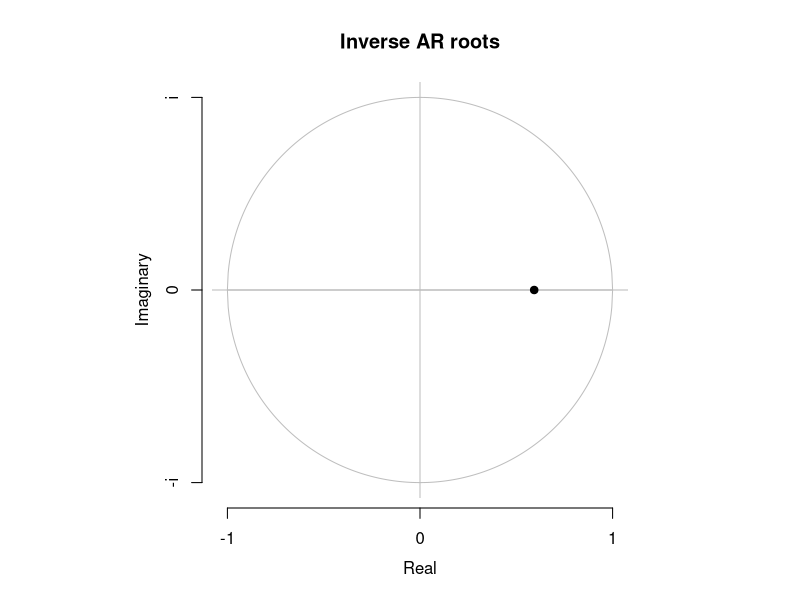
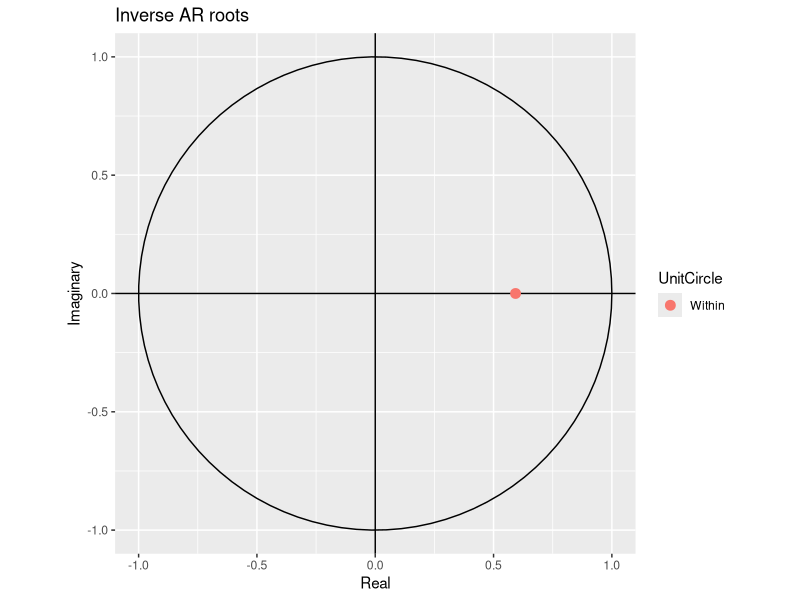
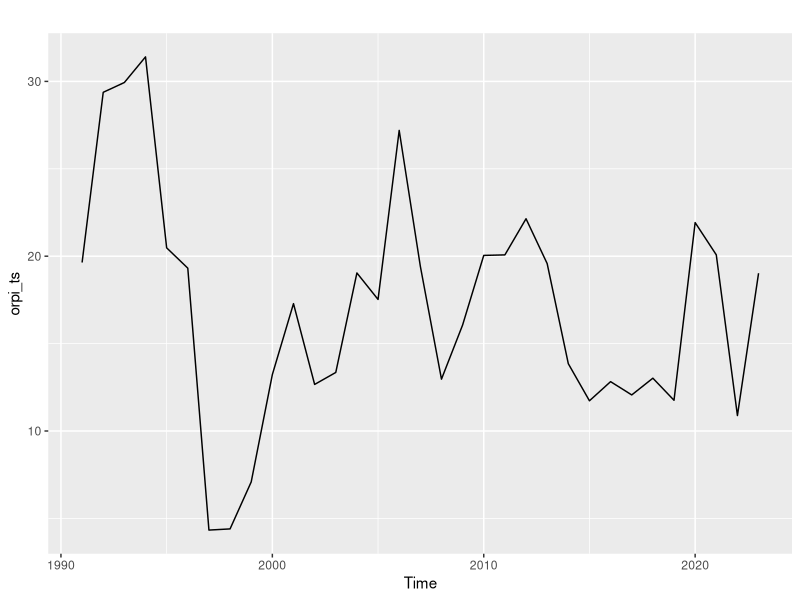
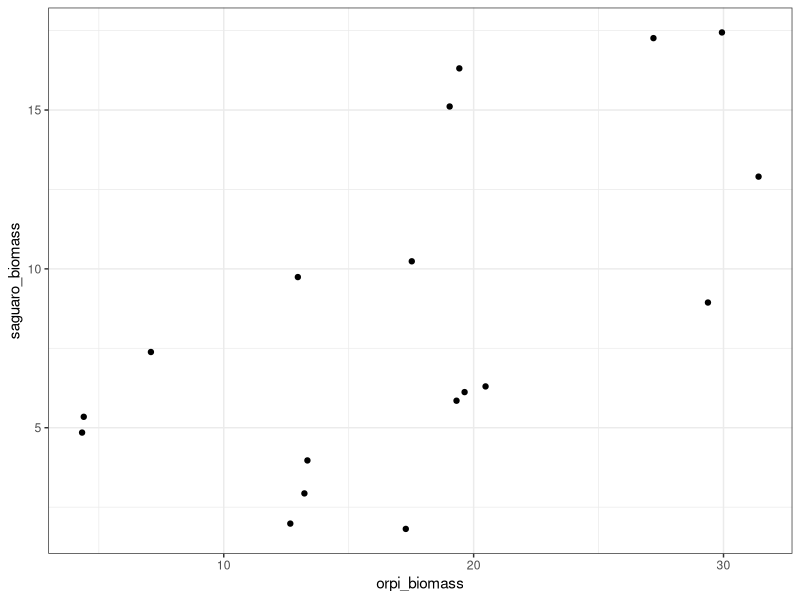

These charts were generated, in order, by the following R code:
## ---- chunk 1
#install.packages("forecast")
library(forecast)
library(tidyverse)
orpi_biomass <- read_csv("../data_clean/orpi_total_biomass.csv")
saguaro_biomass <- read_csv("../data_clean/saguaro_total_biomass.csv")
## ---- chunk 2
orpi_ts <- ts(data = orpi_biomass$biomass_g, start = 1991, end = 2023, frequency = 1)
## ---- chunk 3
auto_fit <- auto.arima(orpi_ts)
summary(auto_fit)
plot(auto_fit)

autoplot(auto_fit)
autoplot(orpi_ts)
## ---- chunk 4
combo_biomass <- orpi_biomass %>% 
  inner_join(saguaro_biomass, join_by(year)) %>% 
  rename(orpi_biomass = biomass_g.x,
         saguaro_biomass = biomass_g.y)

ggplot(combo_biomass, aes(x = orpi_biomass, y = saguaro_biomass)) +
  geom_point() +
  theme_bw()
